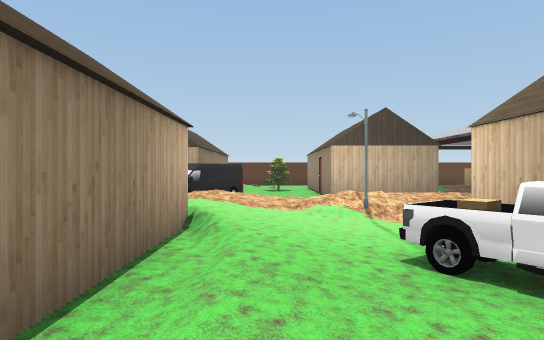
[1] (above)

24 first-person views from a walk through a scene from a Unity 3-D project. The camera is 1.5 m above the floor, looks level and sees 75° across. The floor is counted in squares, 2 m on a side. Each view is taken from the middle of a square. On the plan, view 1 faces up. The plan holds only what a view shows up to about 11 squares ahead; the rest is blank. The player is left out. Some animated figures are left out. Some surface patterns are stand-ins.

[2]
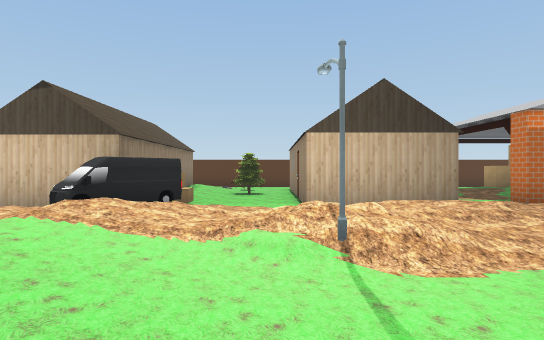

[3]
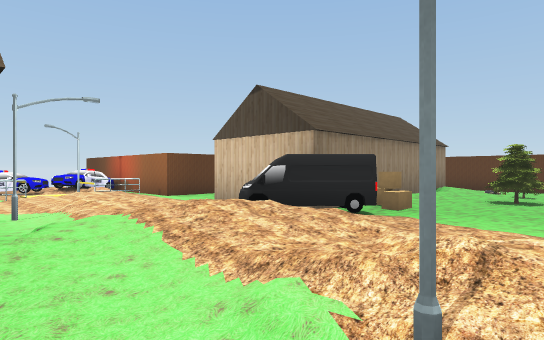

[4]
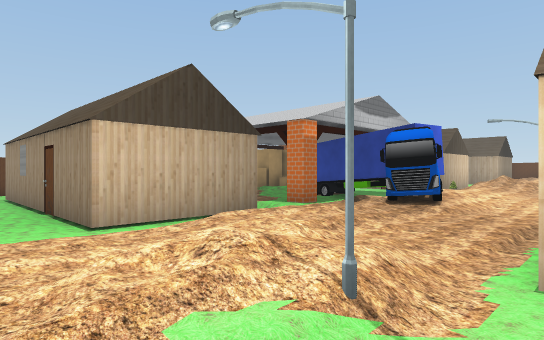

[5]
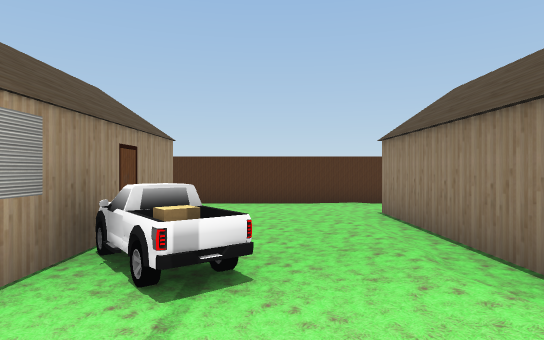

[6]
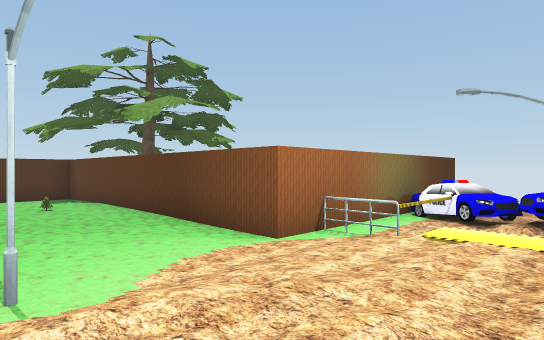

[7]
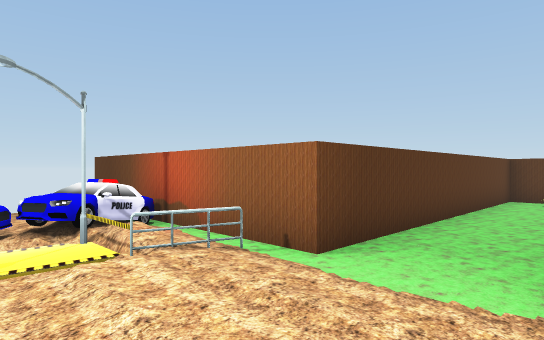

[8]
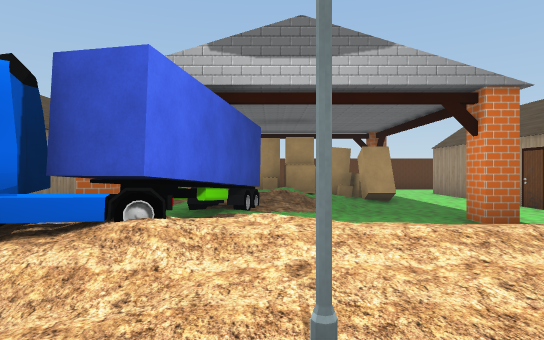

[9]
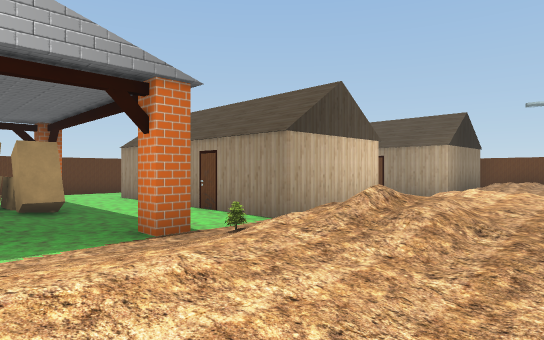

[10]
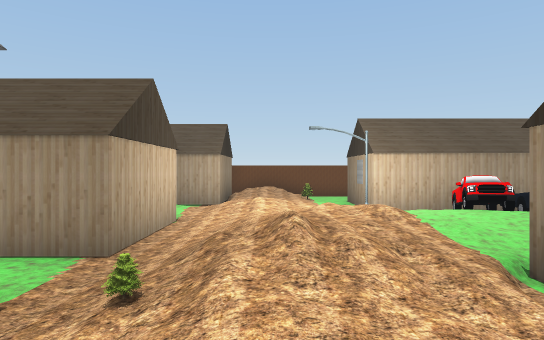

[11]
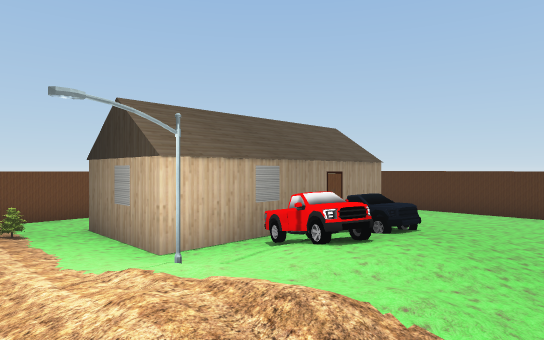

[12]
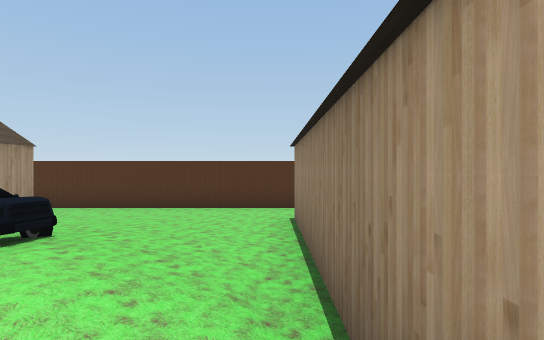

[13]
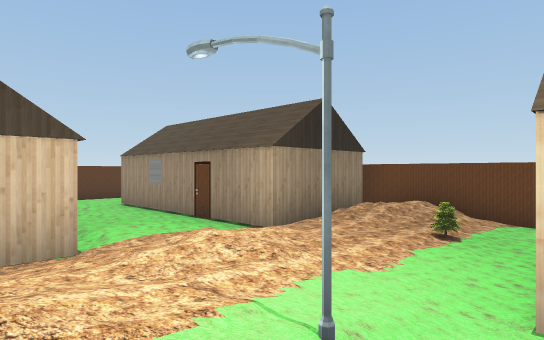

[14]
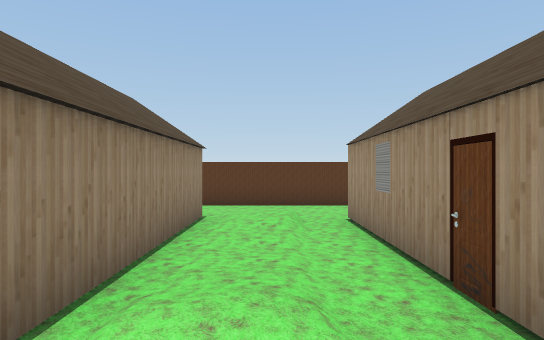

[15]
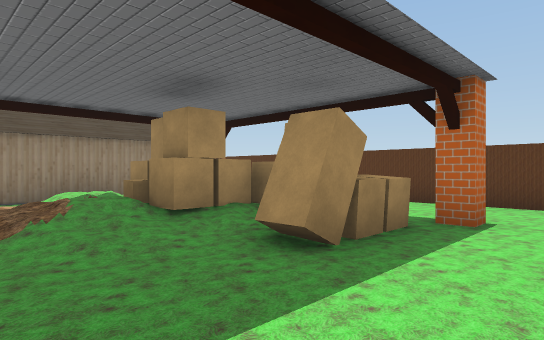

[16]
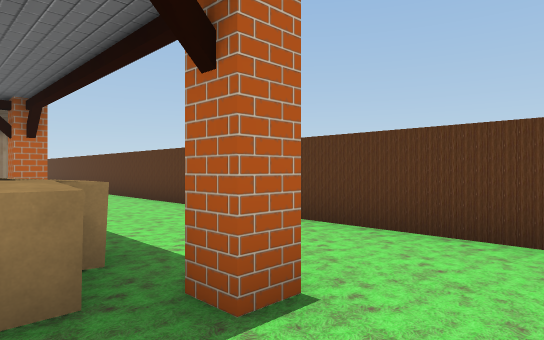

[17]
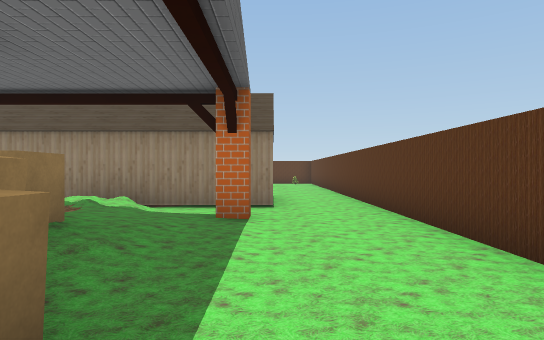

[18]
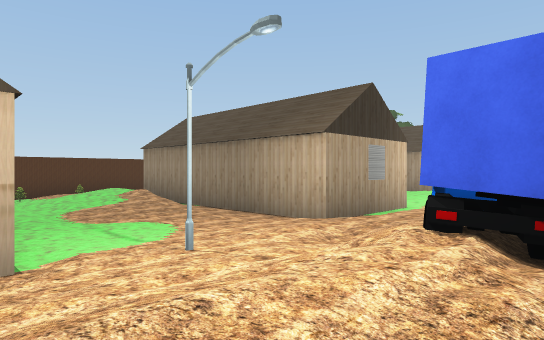

[19]
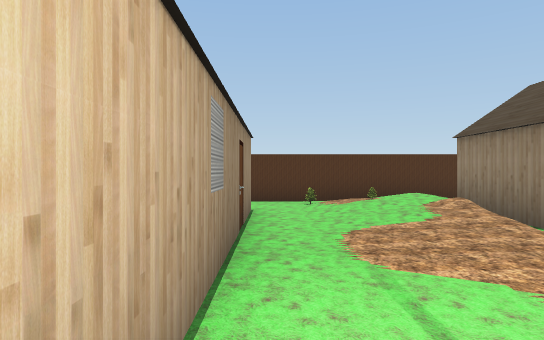

[20]
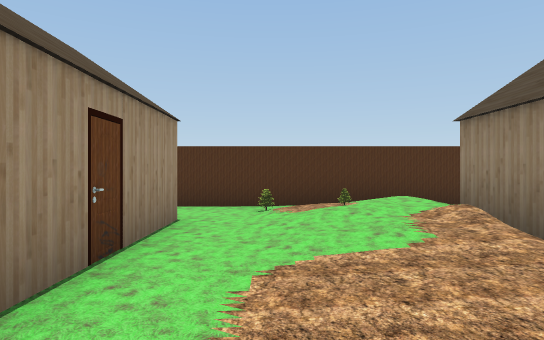

[21]
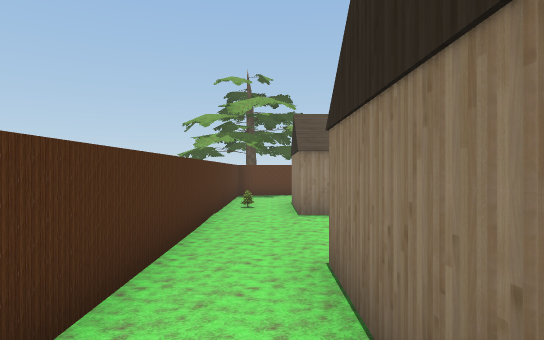

[22]
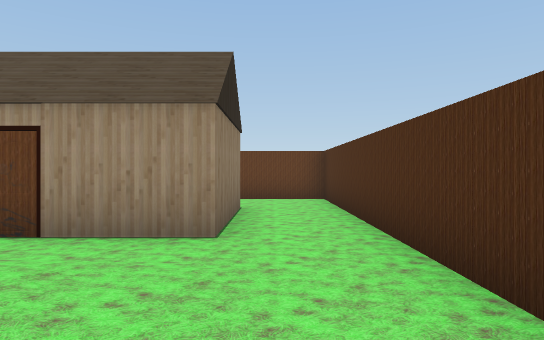

[23]
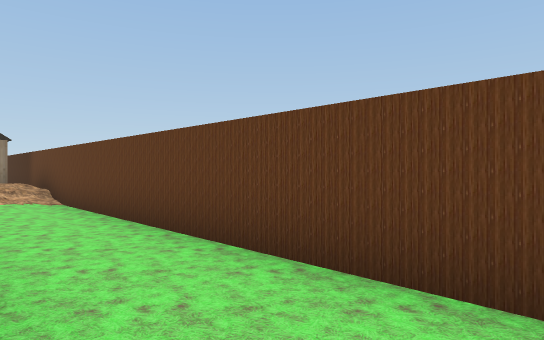

[24]
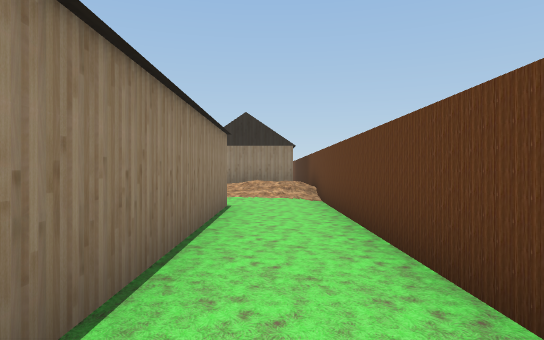

### Floor plan
Key: @ floor where view 1 was taken; # wall or solid block; . main floor; : floor 0.25 m higher than the main floor; + floor 0.5 m higher than the main floor; * floor 0.75 m higher than the main floor; % floor 1 m higher than the main floor; / step, stairs or slope; = window, fence, low wall or low ledge; A van; S streetlight; T truck; R railing; O other object.
Columns run from 11 left of view 1 to 25 right of it. Each row starts with its distance up from view 1.
 20    ##       #############   #####
 19    #.       ..............  .....
 18    #.      ...............  .....
 17    #..    :..#  ..........  .::..
 16    #..    :O    .#:::.O#..   :+.
 15    #..   #:     .::+OOOO..#  :+.
 14    #..   #:=.   /++OOOOO..   .:.
 13    #..    :..#  ./:*O+:...   .:.#
 12    #..    O..#  .::+*/....#  .:.#
 11    #..    A..  #.::T+:....###::.#   #
 10 ####...  AA......#:T:..#..  #::.  # #
  9 OO#R:::+:A/:::/++  T//::///:://++///#
  8 OS==:+++++*+::+*+TTT****//%*+**++/%*#
  7 O#=:::+++**++*+::://++++/*%%*+++//::#
  6 O#=R...S./+:/S/.::::S:../+//S/::....#
  5    #...   /:..#   :::.   /+*+:#  #..#
  4    #...   .:..#  #....   .+*TT#  #..#
  3    #...   .::T#   ::..   .+*/T    ..#
  2    #...  #.:.T#  #:::.# #.:+TT#  #..#
  1    #...   .:. #   +::.#  .:++.#   ..#
  0    #...   .@. #   *+:.#  .:::.#   ..#
 -1    #...  #.:..#  #*+:.  #..::.#  #..#
 -2    #.  ....:..... *+/..  ...........#
 -3    #.. ..........   ...  ...........#
 -4    ##################################

Where each view was taken, in squares from view 1:
view 1: 0 up, 0 right, facing up
view 2: 3 up, 1 right, facing up
view 3: 5 up, 2 right, facing up-left
view 4: 5 up, 0 right, facing up-right
view 5: 6 up, 1 right, facing down
view 6: 9 up, 4 left, facing down-left
view 7: 7 up, 5 left, facing up-left
view 8: 5 up, 9 right, facing up
view 9: 6 up, 10 right, facing up-right
view 10: 8 up, 10 right, facing right
view 11: 8 up, 14 right, facing down-right
view 12: 6 up, 14 right, facing down
view 13: 5 up, 16 right, facing up-right
view 14: 9 up, 19 right, facing up
view 15: 11 up, 14 right, facing up-left
view 16: 15 up, 14 right, facing up-left
view 17: 17 up, 12 right, facing left
view 18: 9 up, 11 right, facing down-left
view 19: 6 up, 10 right, facing down
view 20: 4 up, 9 right, facing down
view 21: 2 down, 7 right, facing left
view 22: 2 down, 15 right, facing right
view 23: 2 down, 22 right, facing up-right
view 24: 2 down, 23 right, facing up
